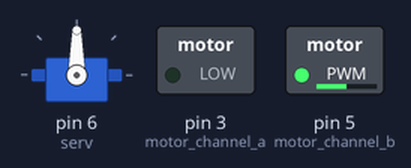
Bench run of a sketch on a simulated Arduino Uno, built with avr-gcc and run on an emulated ATmega328P. On the bench: servo, switched loads named in the sketch (green lamp = pin HIGH).

Above: at 0.1 s.
Timing chart, 0 to 1.6 s (numbered marks = the images above):
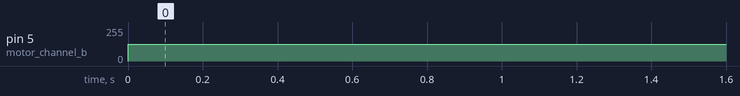

Measured:
- by itself, pin 5 (motor_channel_b): 0/255 → 127/255 at 0.00 s

The sketch:

lab_codes.ino
```cpp
#include <Servo.h>

Servo serv;

int trig_pin = 13;
int echo_pin = 12;
int serv_pin = 6;
int angle = 0;
int motor_channel_a = 3;
int motor_channel_b = 5;

long get_distance() {
  digitalWrite(trig_pin, LOW);
  delayMicroseconds(2);
  digitalWrite(trig_pin, HIGH);
  delayMicroseconds(10);
  digitalWrite(trig_pin, LOW);
  return 0.01725 * pulseIn(echo_pin, HIGH);
}

void change_servo(int amount, bool direction) {
  if (direction == true) {
    angle += amount;
  } else {
    angle -= amount;
  }
  serv.write(angle);
}

void setup() {
  Serial.begin(9600);
    pinMode(trig_pin, OUTPUT);
    pinMode(echo_pin, INPUT);
    serv.attach(6);
}

void loop() {
//  long dist = get_distance();
//    Serial.println(dist);
    //analogWrite(3, 127);

//  if (dist < 5) {
    analogWrite(motor_channel_a, 0);
    analogWrite(motor_channel_b, 127);
//    change_servo(5, true);
//  } else {
//    analogWrite(motor_channel_a, 127);
//    analogWrite(motor_channel_b, 0);
//    change_servo(5, false);
//    serv.write(0);
//  }

  delayMicroseconds(1000);
}
```
